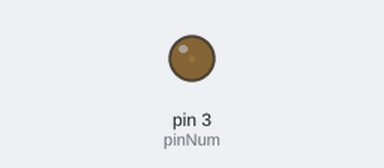
The sketch below on a simulated Arduino Uno, built with avr-gcc and run on an emulated ATmega328P. Shown: output pins drawn as LEDs (lit = HIGH).

Above: at 0.05 s.
At 2.25 s:
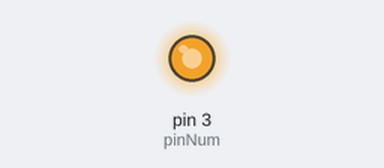
At 3.35 s:
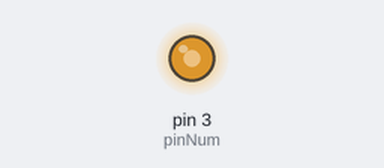
At 4.5 s:
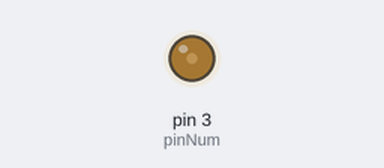
Timing chart, 0 to 6.7 s (numbered marks = the images above):
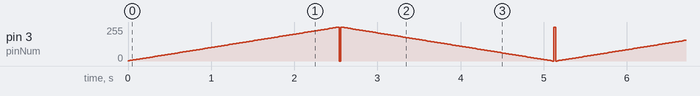

The sketch:

05-analog_write.ino
```cpp
const int pinNum = 3;
int brightness = 0;
const int fadeAmount = 2;
const int delayTime = 20;

void setup() {
  pinMode(pinNum, OUTPUT);
}

void loop() {

  while (brightness <= 255)
  {
    brightness += fadeAmount;
    analogWrite(pinNum, brightness);
    delay(delayTime);
  }
  while (brightness >= 0)
  {
    brightness -= fadeAmount;
    analogWrite(pinNum, brightness);
    delay(delayTime);
  }
}
```

Measured:
- by itself, pin 3 (pinNum): moves between 0/255 and 254/255, repeating every 5.2 s
